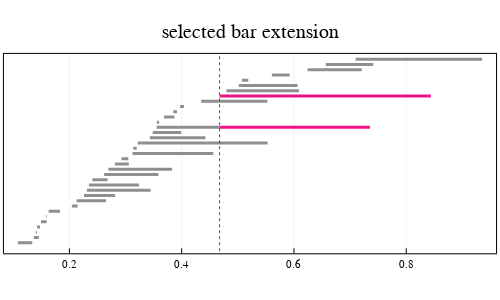

The notebook cell saved with this chart:
### Code cell
# select cycle extension 
y= 0

# plot the corresponding bar extension
be = BE[param][y]

# plot the bar extension
p = plot_barcode(barcode_Y, title = "selected bar extension", lw = 3, selected_bars = be, epsilon= param, v_line = [param])
plot(p, size = (500, 300))

### Figure 1 — Plotly figure (JSON) as saved in the notebook; plotly's stock layout.template omitted (floating-point values rounded to 4 significant figures)
{"data": [{"colorbar": {"title": ""}, "hoverinfo": "text", "legendgroup": "y1", "line": {"color": "rgba(143, 143, 143, 1.000)", "dash": "solid", "shape": "linear", "width": 3}, "mode": "lines", "name": "y1", "showlegend": true, "text": ["class 9", "class 9"], "type": "scatter", "x": [0.1082, 0.1339], "xaxis": "x1", "y": [1, 1], "yaxis": "y1", "zmax": null, "zmin": null}, {"colorbar": {"title": ""}, "hoverinfo": "text", "legendgroup": "y2", "line": {"color": "rgba(143, 143, 143, 1.000)", "dash": "solid", "shape": "linear", "width": 3}, "mode": "lines", "name": "y2", "showlegend": true, "text": ["class 10", "class 10"], "type": "scatter", "x": [0.1367, 0.1455], "xaxis": "x1", "y": [2, 2], "yaxis": "y1", "zmax": null, "zmin": null}, {"colorbar": {"title": ""}, "hoverinfo": "text", "legendgroup": "y3", "line": {"color": "rgba(143, 143, 143, 1.000)", "dash": "solid", "shape": "linear", "width": 3}, "mode": "lines", "name": "y3", "showlegend": true, "text": ["class 1", "class 1"], "type": "scatter", "x": [0.1401, 0.142], "xaxis": "x1", "y": [3, 3], "yaxis": "y1", "zmax": null, "zmin": null}, {"colorbar": {"title": ""}, "hoverinfo": "text", "legendgroup": "y4", "line": {"color": "rgba(143, 143, 143, 1.000)", "dash": "solid", "shape": "linear", "width": 3}, "mode": "lines", "name": "y4", "showlegend": true, "text": ["class 2", "class 2"], "type": "scatter", "x": [0.1424, 0.1476], "xaxis": "x1", "y": [4, 4], "yaxis": "y1", "zmax": null, "zmin": null}, {"colorbar": {"title": ""}, "hoverinfo": "text", "legendgroup": "y5", "line": {"color": "rgba(143, 143, 143, 1.000)", "dash": "solid", "shape": "linear", "width": 3}, "mode": "lines", "name": "y5", "showlegend": true, "text": ["class 11", "class 11"], "type": "scatter", "x": [0.1492, 0.1594], "xaxis": "x1", "y": [5, 5], "yaxis": "y1", "zmax": null, "zmin": null}, {"colorbar": {"title": ""}, "hoverinfo": "text", "legendgroup": "y6", "line": {"color": "rgba(143, 143, 143, 1.000)", "dash": "solid", "shape": "linear", "width": 3}, "mode": "lines", "name": "y6", "showlegend": true, "text": ["class 12", "class 12"], "type": "scatter", "x": [0.1583, 0.1593], "xaxis": "x1", "y": [6, 6], "yaxis": "y1", "zmax": null, "zmin": null}, {"colorbar": {"title": ""}, "hoverinfo": "text", "legendgroup": "y7", "line": {"color": "rgba(143, 143, 143, 1.000)", "dash": "solid", "shape": "linear", "width": 3}, "mode": "lines", "name": "y7", "showlegend": true, "text": ["class 3", "class 3"], "type": "scatter", "x": [0.163, 0.1833], "xaxis": "x1", "y": [7, 7], "yaxis": "y1", "zmax": null, "zmin": null}, {"colorbar": {"title": ""}, "hoverinfo": "text", "legendgroup": "y8", "line": {"color": "rgba(143, 143, 143, 1.000)", "dash": "solid", "shape": "linear", "width": 3}, "mode": "lines", "name": "y8", "showlegend": true, "text": ["class 4", "class 4"], "type": "scatter", "x": [0.2043, 0.2148], "xaxis": "x1", "y": [8, 8], "yaxis": "y1", "zmax": null, "zmin": null}, {"colorbar": {"title": ""}, "hoverinfo": "text", "legendgroup": "y9", "line": {"color": "rgba(143, 143, 143, 1.000)", "dash": "solid", "shape": "linear", "width": 3}, "mode": "lines", "name": "y9", "showlegend": true, "text": ["class 13", "class 13"], "type": "scatter", "x": [0.2128, 0.2652], "xaxis": "x1", "y": [9, 9], "yaxis": "y1", "zmax": null, "zmin": null}, {"colorbar": {"title": ""}, "hoverinfo": "text", "legendgroup": "y10", "line": {"color": "rgba(143, 143, 143, 1.000)", "dash": "solid", "shape": "linear", "width": 3}, "mode": "lines", "name": "y10", "showlegend": true, "text": ["class 14", "class 14"], "type": "scatter", "x": [0.226, 0.2815], "xaxis": "x1", "y": [10, 10], "yaxis": "y1", "zmax": null, "zmin": null}, {"colorbar": {"title": ""}, "hoverinfo": "text", "legendgroup": "y11", "line": {"color": "rgba(143, 143, 143, 1.000)", "dash": "solid", "shape": "linear", "width": 3}, "mode": "lines", "name": "y11", "showlegend": true, "text": ["class 15", "class 15"], "type": "scatter", "x": [0.2312, 0.3447], "xaxis": "x1", "y": [11, 11], "yaxis": "y1", "zmax": null, "zmin": null}, {"colorbar": {"title": ""}, "hoverinfo": "text", "legendgroup": "y12", "line": {"color": "rgba(143, 143, 143, 1.000)", "dash": "solid", "shape": "linear", "width": 3}, "mode": "lines", "name": "y12", "showlegend": true, "text": ["class 16", "class 16"], "type": "scatter", "x": [0.2348, 0.3238], "xaxis": "x1", "y": [12, 12], "yaxis": "y1", "zmax": null, "zmin": null}, {"colorbar": {"title": ""}, "hoverinfo": "text", "legendgroup": "y13", "line": {"color": "rgba(143, 143, 143, 1.000)", "dash": "solid", "shape": "linear", "width": 3}, "mode": "lines", "name": "y13", "showlegend": true, "text": ["class 17", "class 17"], "type": "scatter", "x": [0.2409, 0.268], "xaxis": "x1", "y": [13, 13], "yaxis": "y1", "zmax": null, "zmin": null}, {"colorbar": {"title": ""}, "hoverinfo": "text", "legendgroup": "y14", "line": {"color": "rgba(143, 143, 143, 1.000)", "dash": "solid", "shape": "linear", "width": 3}, "mode": "lines", "name": "y14", "showlegend": true, "text": ["class 18", "class 18"], "type": "scatter", "x": [0.2618, 0.3584], "xaxis": "x1", "y": [14, 14], "yaxis": "y1", "zmax": null, "zmin": null}, {"colorbar": {"title": ""}, "hoverinfo": "text", "legendgroup": "y15", "line": {"color": "rgba(143, 143, 143, 1.000)", "dash": "solid", "shape": "linear", "width": 3}, "mode": "lines", "name": "y15", "showlegend": true, "text": ["class 19", "class 19"], "type": "scatter", "x": [0.2694, 0.383], "xaxis": "x1", "y": [15, 15], "yaxis": "y1", "zmax": null, "zmin": null}, {"colorbar": {"title": ""}, "hoverinfo": "text", "legendgroup": "y16", "line": {"color": "rgba(143, 143, 143, 1.000)", "dash": "solid", "shape": "linear", "width": 3}, "mode": "lines", "name": "y16", "showlegend": true, "text": ["class 5", "class 5"], "type": "scatter", "x": [0.2809, 0.3058], "xaxis": "x1", "y": [16, 16], "yaxis": "y1", "zmax": null, "zmin": null}, {"colorbar": {"title": ""}, "hoverinfo": "text", "legendgroup": "y17", "line": {"color": "rgba(143, 143, 143, 1.000)", "dash": "solid", "shape": "linear", "width": 3}, "mode": "lines", "name": "y17", "showlegend": true, "text": ["class 20", "class 20"], "type": "scatter", "x": [0.2928, 0.3049], "xaxis": "x1", "y": [17, 17], "yaxis": "y1", "zmax": null, "zmin": null}, {"colorbar": {"title": ""}, "hoverinfo": "text", "legendgroup": "y18", "line": {"color": "rgba(143, 143, 143, 1.000)", "dash": "solid", "shape": "linear", "width": 3}, "mode": "lines", "name": "y18", "showlegend": true, "text": ["class 21", "class 21"], "type": "scatter", "x": [0.3126, 0.4564], "xaxis": "x1", "y": [18, 18], "yaxis": "y1", "zmax": null, "zmin": null}, {"colorbar": {"title": ""}, "hoverinfo": "text", "legendgroup": "y19", "line": {"color": "rgba(143, 143, 143, 1.000)", "dash": "solid", "shape": "linear", "width": 3}, "mode": "lines", "name": "y19", "showlegend": true, "text": ["class 22", "class 22"], "type": "scatter", "x": [0.3138, 0.3198], "xaxis": "x1", "y": [19, 19], "yaxis": "y1", "zmax": null, "zmin": null}, {"colorbar": {"title": ""}, "hoverinfo": "text", "legendgroup": "y20", "line": {"color": "rgba(143, 143, 143, 1.000)", "dash": "solid", "shape": "linear", "width": 3}, "mode": "lines", "name": "y20", "showlegend": true, "text": ["class 34", "class 34"], "type": "scatter", "x": [0.3218, 0.553], "xaxis": "x1", "y": [20, 20], "yaxis": "y1", "zmax": null, "zmin": null}, {"colorbar": {"title": ""}, "hoverinfo": "text", "legendgroup": "y21", "line": {"color": "rgba(143, 143, 143, 1.000)", "dash": "solid", "shape": "linear", "width": 3}, "mode": "lines", "name": "y21", "showlegend": true, "text": ["class 23", "class 23"], "type": "scatter", "x": [0.3433, 0.4424], "xaxis": "x1", "y": [21, 21], "yaxis": "y1", "zmax": null, "zmin": null}, {"colorbar": {"title": ""}, "hoverinfo": "text", "legendgroup": "y22", "line": {"color": "rgba(143, 143, 143, 1.000)", "dash": "solid", "shape": "linear", "width": 3}, "mode": "lines", "name": "y22", "showlegend": true, "text": ["class 32", "class 32"], "type": "scatter", "x": [0.3484, 0.3991], "xaxis": "x1", "y": [22, 22], "yaxis": "y1", "zmax": null, "zmin": null}, {"colorbar": {"title": ""}, "hoverinfo": "text", "legendgroup": "y23", "line": {"color": "rgba(143, 143, 143, 1.000)", "dash": "solid", "shape": "linear", "width": 3}, "mode": "lines", "name": "y23", "showlegend": true, "text": ["class 36", "class 36"], "type": "scatter", "x": [0.3554, 0.4675], "xaxis": "x1", "y": [23, 23], "yaxis": "y1", "zmax": null, "zmin": null}, {"colorbar": {"title": ""}, "hoverinfo": "text", "legendgroup": "y24", "line": {"color": "rgba(238, 18, 137, 1.000)", "dash": "solid", "shape": "linear", "width": 3}, "mode": "lines", "name": "y24", "showlegend": true, "text": ["class 36", "class 36"], "type": "scatter", "x": [0.4675, 0.7352], "xaxis": "x1", "y": [23, 23], "yaxis": "y1", "zmax": null, "zmin": null}, {"colorbar": {"title": ""}, "hoverinfo": "text", "legendgroup": "y25", "line": {"color": "rgba(143, 143, 143, 1.000)", "dash": "solid", "shape": "linear", "width": 3}, "mode": "lines", "name": "y25", "showlegend": true, "text": ["class 24", "class 24"], "type": "scatter", "x": [0.3557, 0.3598], "xaxis": "x1", "y": [24, 24], "yaxis": "y1", "zmax": null, "zmin": null}, {"colorbar": {"title": ""}, "hoverinfo": "text", "legendgroup": "y26", "line": {"color": "rgba(143, 143, 143, 1.000)", "dash": "solid", "shape": "linear", "width": 3}, "mode": "lines", "name": "y26", "showlegend": true, "text": ["class 6", "class 6"], "type": "scatter", "x": [0.3686, 0.3872], "xaxis": "x1", "y": [25, 25], "yaxis": "y1", "zmax": null, "zmin": null}, {"colorbar": {"title": ""}, "hoverinfo": "text", "legendgroup": "y27", "line": {"color": "rgba(143, 143, 143, 1.000)", "dash": "solid", "shape": "linear", "width": 3}, "mode": "lines", "name": "y27", "showlegend": true, "text": ["class 25", "class 25"], "type": "scatter", "x": [0.385, 0.3916], "xaxis": "x1", "y": [26, 26], "yaxis": "y1", "zmax": null, "zmin": null}, {"colorbar": {"title": ""}, "hoverinfo": "text", "legendgroup": "y28", "line": {"color": "rgba(143, 143, 143, 1.000)", "dash": "solid", "shape": "linear", "width": 3}, "mode": "lines", "name": "y28", "showlegend": true, "text": ["class 7", "class 7"], "type": "scatter", "x": [0.3972, 0.4041], "xaxis": "x1", "y": [27, 27], "yaxis": "y1", "zmax": null, "zmin": null}, {"colorbar": {"title": ""}, "hoverinfo": "text", "legendgroup": "y29", "line": {"color": "rgba(143, 143, 143, 1.000)", "dash": "solid", "shape": "linear", "width": 3}, "mode": "lines", "name": "y29", "showlegend": true, "text": ["class 26", "class 26"], "type": "scatter", "x": [0.4347, 0.5526], "xaxis": "x1", "y": [28, 28], "yaxis": "y1", "zmax": null, "zmin": null}, {"colorbar": {"title": ""}, "hoverinfo": "text", "legendgroup": "y30", "line": {"color": "rgba(143, 143, 143, 1.000)", "dash": "solid", "shape": "linear", "width": 3}, "mode": "lines", "name": "y30", "showlegend": true, "text": ["class 27", "class 27"], "type": "scatter", "x": [0.4675, 0.4675], "xaxis": "x1", "y": [29, 29], "yaxis": "y1", "zmax": null, "zmin": null}, {"colorbar": {"title": ""}, "hoverinfo": "text", "legendgroup": "y31", "line": {"color": "rgba(238, 18, 137, 1.000)", "dash": "solid", "shape": "linear", "width": 3}, "mode": "lines", "name": "y31", "showlegend": true, "text": ["class 27", "class 27"], "type": "scatter", "x": [0.4675, 0.8438], "xaxis": "x1", "y": [29, 29], "yaxis": "y1", "zmax": null, "zmin": null}, {"colorbar": {"title": ""}, "hoverinfo": "text", "legendgroup": "y32", "line": {"color": "rgba(143, 143, 143, 1.000)", "dash": "solid", "shape": "linear", "width": 3}, "mode": "lines", "name": "y32", "showlegend": true, "text": ["class 35", "class 35"], "type": "scatter", "x": [0.4797, 0.609], "xaxis": "x1", "y": [30, 30], "yaxis": "y1", "zmax": null, "zmin": null}, {"colorbar": {"title": ""}, "hoverinfo": "text", "legendgroup": "y33", "line": {"color": "rgba(143, 143, 143, 1.000)", "dash": "solid", "shape": "linear", "width": 3}, "mode": "lines", "name": "y33", "showlegend": true, "text": ["class 33", "class 33"], "type": "scatter", "x": [0.5017, 0.6065], "xaxis": "x1", "y": [31, 31], "yaxis": "y1", "zmax": null, "zmin": null}, {"colorbar": {"title": ""}, "hoverinfo": "text", "legendgroup": "y34", "line": {"color": "rgba(143, 143, 143, 1.000)", "dash": "solid", "shape": "linear", "width": 3}, "mode": "lines", "name": "y34", "showlegend": true, "text": ["class 8", "class 8"], "type": "scatter", "x": [0.5074, 0.5186], "xaxis": "x1", "y": [32, 32], "yaxis": "y1", "zmax": null, "zmin": null}, {"colorbar": {"title": ""}, "hoverinfo": "text", "legendgroup": "y35", "line": {"color": "rgba(143, 143, 143, 1.000)", "dash": "solid", "shape": "linear", "width": 3}, "mode": "lines", "name": "y35", "showlegend": true, "text": ["class 28", "class 28"], "type": "scatter", "x": [0.5607, 0.5922], "xaxis": "x1", "y": [33, 33], "yaxis": "y1", "zmax": null, "zmin": null}, {"colorbar": {"title": ""}, "hoverinfo": "text", "legendgroup": "y36", "line": {"color": "rgba(143, 143, 143, 1.000)", "dash": "solid", "shape": "linear", "width": 3}, "mode": "lines", "name": "y36", "showlegend": true, "text": ["class 29", "class 29"], "type": "scatter", "x": [0.6242, 0.7207], "xaxis": "x1", "y": [34, 34], "yaxis": "y1", "zmax": null, "zmin": null}, {"colorbar": {"title": ""}, "hoverinfo": "text", "legendgroup": "y37", "line": {"color": "rgba(143, 143, 143, 1.000)", "dash": "solid", "shape": "linear", "width": 3}, "mode": "lines", "name": "y37", "showlegend": true, "text": ["class 30", "class 30"], "type": "scatter", "x": [0.6567, 0.7412], "xaxis": "x1", "y": [35, 35], "yaxis": "y1", "zmax": null, "zmin": null}, {"colorbar": {"title": ""}, "hoverinfo": "text", "legendgroup": "y38", "line": {"color": "rgba(143, 143, 143, 1.000)", "dash": "solid", "shape": "linear", "width": 3}, "mode": "lines", "name": "y38", "showlegend": true, "text": ["class 31", "class 31"], "type": "scatter", "x": [0.7099, 0.9352], "xaxis": "x1", "y": [36, 36], "yaxis": "y1", "zmax": null, "zmin": null}, {"colorbar": {"title": ""}, "legendgroup": "y39", "line": {"color": "rgba(255, 0, 0, 1.000)", "dash": "dot", "shape": "linear", "width": 1}, "mode": "lines", "name": "y39", "showlegend": true, "type": "scatter", "x": [0.4675, 0.4675], "xaxis": "x1", "y": [-3801, 3837], "yaxis": "y1", "zmax": null, "zmin": null}], "layout": {"annotations": [{"font": {"color": "rgba(0, 0, 0, 1.000)", "family": "sans-serif", "size": 20}, "rotation": 0, "showarrow": false, "text": "selected bar extension", "x": 0.5, "xanchor": "center", "xref": "paper", "y": 1, "yanchor": "top", "yref": "paper"}], "height": 300, "margin": {"b": 20, "l": 0, "r": 0, "t": 20}, "paper_bgcolor": "rgba(255, 255, 255, 1.000)", "plot_bgcolor": "rgba(255, 255, 255, 1.000)", "showlegend": false, "width": 500, "xaxis": {"anchor": "y1", "domain": [0.007874, 0.9921], "gridcolor": "rgba(0, 0, 0, 0.100)", "gridwidth": 0.5, "linecolor": "rgba(0, 0, 0, 1.000)", "mirror": true, "range": [0.08337, 0.96], "showgrid": true, "showline": true, "showticklabels": true, "tickangle": 0, "tickcolor": "rgb(0, 0, 0)", "tickfont": {"color": "rgba(0, 0, 0, 1.000)", "family": "sans-serif", "size": 11}, "tickmode": "array", "ticks": "inside", "ticktext": ["0.2", "0.4", "0.6", "0.8"], "tickvals": [0.2, 0.4, 0.6, 0.8], "title": "", "titlefont": {"color": "rgba(0, 0, 0, 1.000)", "family": "sans-serif", "size": 15}, "type": "-", "visible": true, "zeroline": false, "zerolinecolor": "rgba(0, 0, 0, 1.000)"}, "yaxis": {"anchor": "x1", "domain": [0.1027, 0.8696], "gridcolor": "rgba(0, 0, 0, 0.100)", "gridwidth": 0.5, "linecolor": "rgba(0, 0, 0, 1.000)", "mirror": true, "range": [-1, 37], "showgrid": true, "showline": true, "showticklabels": true, "tickangle": 0, "tickcolor": "rgb(0, 0, 0)", "tickfont": {"color": "rgba(0, 0, 0, 1.000)", "family": "sans-serif", "size": 11}, "tickmode": "array", "ticks": "inside", "ticktext": [], "tickvals": [], "title": "", "titlefont": {"color": "rgba(0, 0, 0, 1.000)", "family": "sans-serif", "size": 15}, "type": "-", "visible": true, "zeroline": false, "zerolinecolor": "rgba(0, 0, 0, 1.000)"}}}
